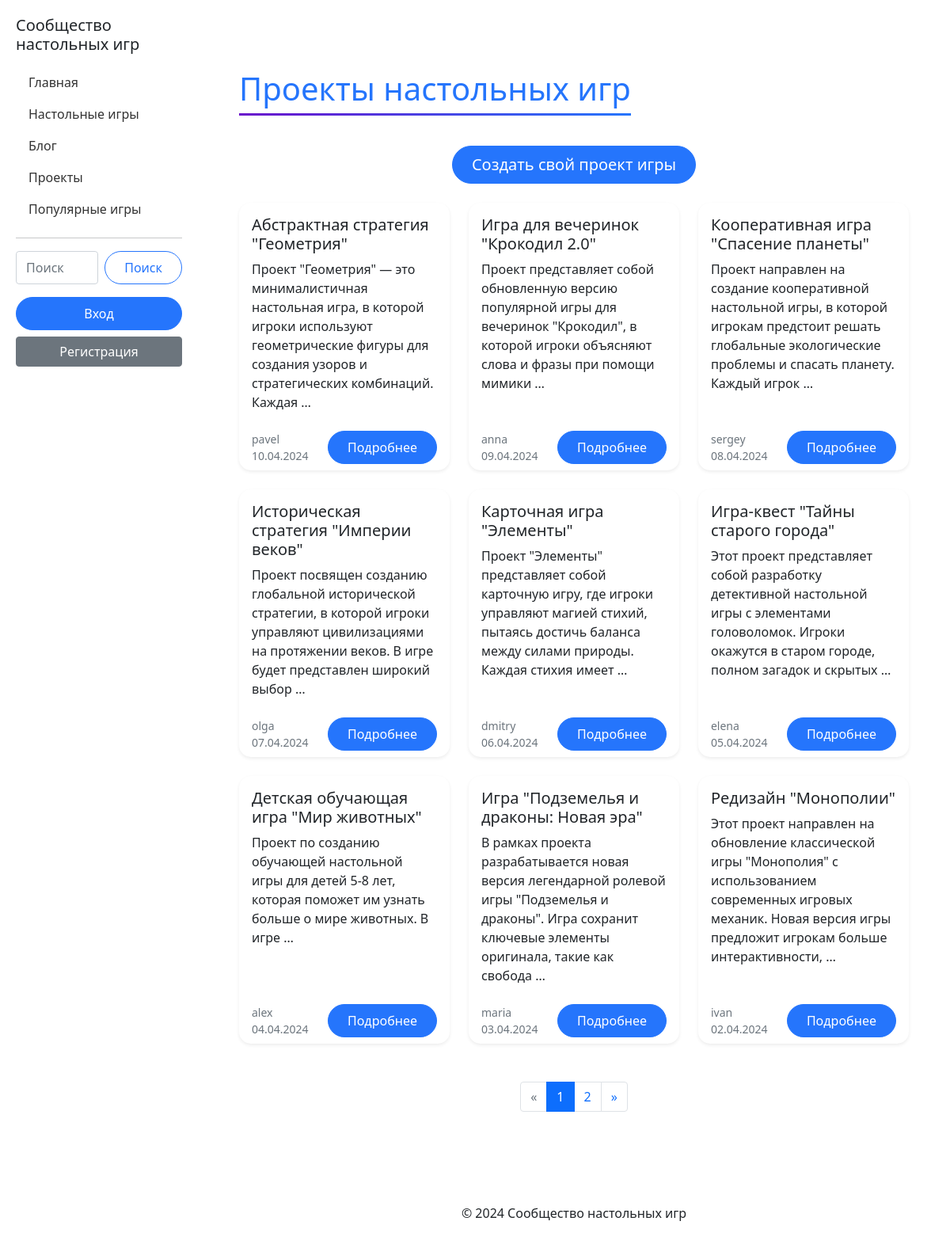
/projects/, run on the app's committed database.
### board_games/models.py (models this page shows, shortened)
class Project(models.Model):
    title = models.CharField(max_length=200)
    description = models.TextField()
    author = models.ForeignKey(User, on_delete=models.CASCADE)
    created_at = models.DateTimeField(auto_now_add=True)
    updated_at = models.DateTimeField(auto_now=True)
    likes = models.ManyToManyField(User, related_name='liked_projects', blank=True)

### board_games/views.py (the view)
# urls.py: path('projects/', views.project_list, name='project_list'),
def project_list(request):
    projects = Project.objects.all().order_by('-created_at')
    paginator = Paginator(projects, 9)
    page_number = request.GET.get('page')
    page_obj = paginator.get_page(page_number)
    return render(request, 'board_games/project_list.html', {'page_obj': page_obj})

### templates/board_games/project_list.html (shortened to what this page needs)
{% extends 'base.html' %}
{% block content %}
<div class="container py-5">
    <h1 class="section-title text-center mb-5">Проекты настольных игр</h1>
    <div class="text-center mb-4">
        <a href="{% url 'project_create' %}" class="btn btn-primary btn-lg">Создать свой проект игры</a>
    </div>
    <div class="row row-cols-1 row-cols-md-2 row-cols-lg-3 g-4">
        {% for project in page_obj %}
            <div class="col">
                <div class="card h-100 shadow-sm">
                    <div class="card-body">
                        <h5 class="card-title">{{ project.title }}</h5>
                        <p class="card-text">{{ project.description|truncatewords:20 }}</p>
                    </div>
                    <div class="card-footer bg-transparent border-0">
                        <div class="d-flex justify-content-between align-items-center">
                            <small class="text-muted">
                                {{ project.author.username }}<br>
                                {{ project.created_at|date:"d.m.Y" }}
                            </small>
                            <a href="{% url 'project_detail' project.pk %}" class="btn btn-primary">Подробнее</a>
                        </div>
                    </div>
                </div>
            </div>
        {% endfor %}
    </div>
    {% include 'pagination.html' with page=page_obj %}
</div>
{% endblock %}

### templates/base.html (style rules this page uses)
body { background-image: url('https://static.vecteezy.com/system/resources/previews/020/955/430/original/board-game-background-with-fake-money-free-vector.jpg'); background-size: cover; background-attachment: fixed; background-position: center; min-height: 100vh; display: flex; }
.card { border: none; transition: all 0.3s ease; border-radius: 15px; overflow: hidden; box-shadow: 0 4px 6px rgba(0, 0, 0, 0.1); }
.btn-primary, .btn-outline-primary { border-radius: 25px; padding: 0.5rem 1.5rem; }
.btn-primary { background-color: #2575fc; border-color: #2575fc; }
.section-title { position: relative; display: inline-block; margin-bottom: 2rem; color: #2575fc; }
.section-title::after { content: ''; position: absolute; bottom: -10px; left: 0; right: 0; height: 3px; background: linear-gradient(to right, #6a11cb, #2575fc); }

### data on the page
Project: title "Абстрактная стратегия \"Геометрия\"", description "Проект \"Геометрия\" — это минималистичная настольная игра, в которой игроки используют геометрические фигуры для создания узоров и стратегических комбинаций. Каждая …", author.username "pavel", created_at "10.04.2024"
Project: title "Игра для вечеринок \"Крокодил 2.0\"", description "Проект представляет собой обновленную версию популярной игры для вечеринок \"Крокодил\", в которой игроки объясняют слова и фразы при помощи мимики …", author.username "anna", created_at "09.04.2024"
Project: title "Кооперативная игра \"Спасение планеты\"", description "Проект направлен на создание кооперативной настольной игры, в которой игрокам предстоит решать глобальные экологические проблемы и спасать планету. Каждый игрок …", author.username "sergey", created_at "08.04.2024"
Project: title "Историческая стратегия \"Империи веков\"", description "Проект посвящен созданию глобальной исторической стратегии, в которой игроки управляют цивилизациями на протяжении веков. В игре будет представлен широкий выбор …", author.username "olga", created_at "07.04.2024"
Project: title "Карточная игра \"Элементы\"", description "Проект \"Элементы\" представляет собой карточную игру, где игроки управляют магией стихий, пытаясь достичь баланса между силами природы. Каждая стихия имеет …", author.username "dmitry", created_at "06.04.2024"
Project: title "Игра-квест \"Тайны старого города\"", description "Этот проект представляет собой разработку детективной настольной игры с элементами головоломок. Игроки окажутся в старом городе, полном загадок и скрытых …", author.username "elena", created_at "05.04.2024"
Project: title "Детская обучающая игра \"Мир животных\"", description "Проект по созданию обучающей настольной игры для детей 5-8 лет, которая поможет им узнать больше о мире животных. В игре …", author.username "alex", created_at "04.04.2024"
Project: title "Игра \"Подземелья и драконы: Новая эра\"", description "В рамках проекта разрабатывается новая версия легендарной ролевой игры \"Подземелья и драконы\". Игра сохранит ключевые элементы оригинала, такие как свобода …", author.username "maria", created_at "03.04.2024"
Project: title "Редизайн \"Монополии\"", description "Этот проект направлен на обновление классической игры \"Монополия\" с использованием современных игровых механик. Новая версия игры предложит игрокам больше интерактивности, …", author.username "ivan", created_at "02.04.2024"

### other printed values
{{ i }} "1"
{{ i }} "2"
